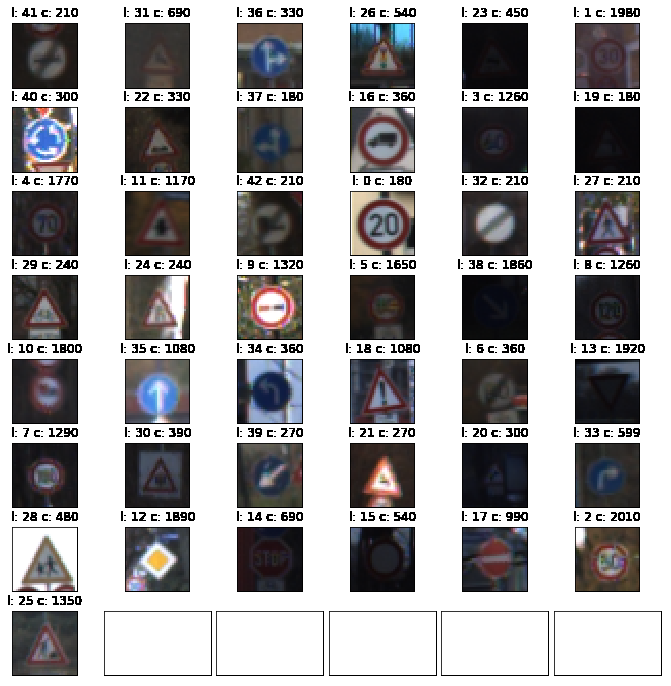
#> input picture feature_examples.png, 671 x 686 px
$ python -i preprocessing.py   (imports and definitions only)   (older library calls are emulated)
#> lines starting #> are read from the running program, lines starting #| are printed output that depends on the picture; after the words box and inside, x2 and y2 are one past the last pixel; in counts of white or black regions, pixels touching at a corner belong together
from PIL import Image
# from cv2 import getPerspectiveTransform, warpPerspective
import cv2
import numpy as np

def hello():
    print('hello')

# crop the image using the margin format that keras.cropping2D uses.
# makes it simpler to port the cropping configurations.
# https://keras.io/layers/convolutional/#cropping2d
# http://matthiaseisen.com/pp/patterns/p0202/
# [66 lines left out: functions crop_like_keras_crop2D, warp, dir_threshold, mag_thresh, not called in this run]

def abs_sobel_thresh(img, orient='x', sobel_kernel=3, thresh_min=0, thresh_max=255):
    # Grayscale
#> called with orient = 'x', sobel_kernel = 3, thresh_min = 0, thresh_max = 255
    gray = cv2.cvtColor(img, cv2.COLOR_RGB2GRAY)
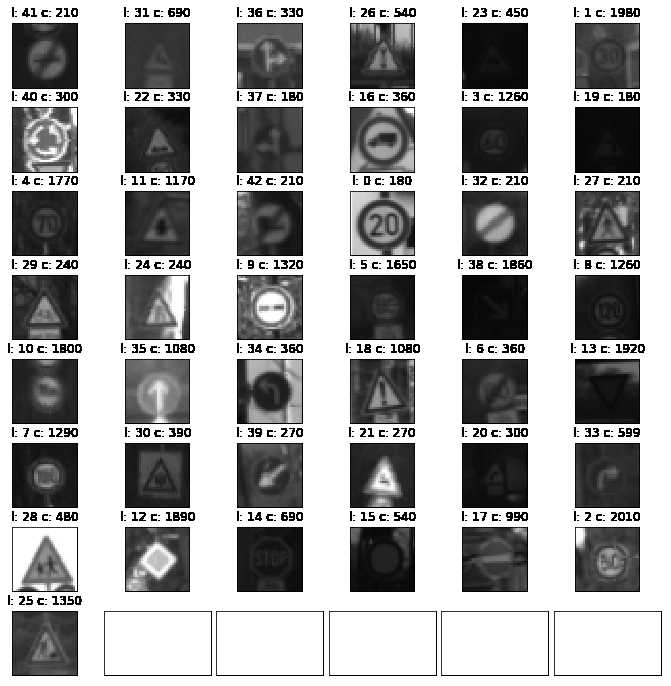
#> gray: shape (686, 671); min 0, max 255, mean 170.3
    # Apply cv2.Sobel()
    sobelx = cv2.Sobel(gray, cv2.CV_64F, 1, 0, ksize=sobel_kernel)
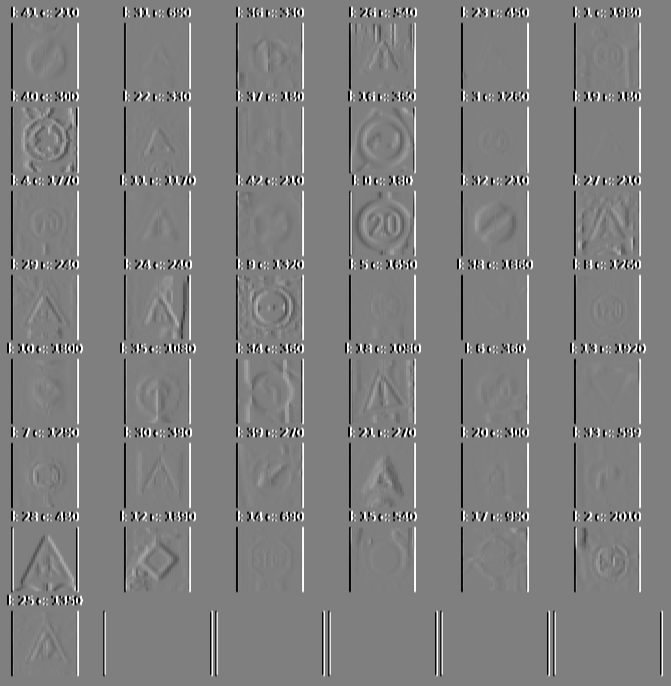
#> sobelx: shape (686, 671) float64; min -1020, max 1020, mean 0; drawn with min black and max white
    sobely = cv2.Sobel(gray, cv2.CV_64F, 0, 1, ksize=sobel_kernel)
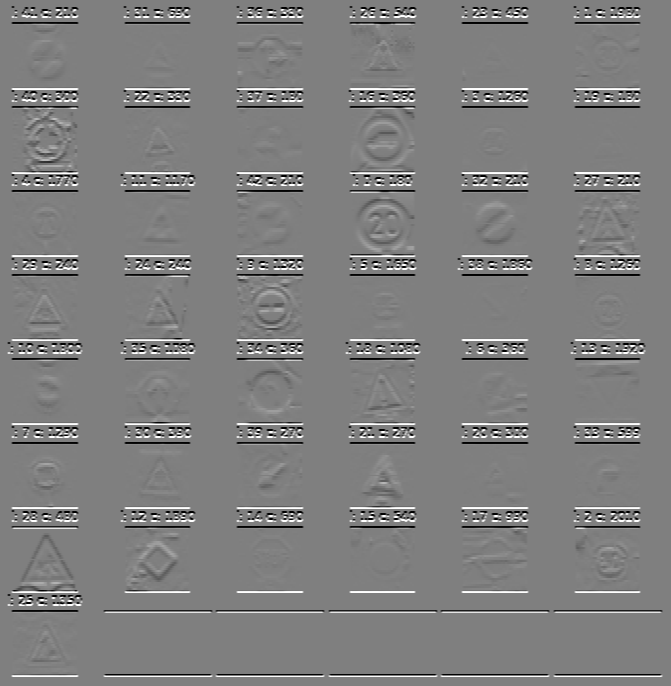
#> sobely: shape (686, 671) float64; min -1020, max 1020, mean 0; drawn with min black and max white
    if orient == 'x':
        # Take the absolute value of the output from cv2.Sobel()
        abs_sobel = np.absolute(sobelx)
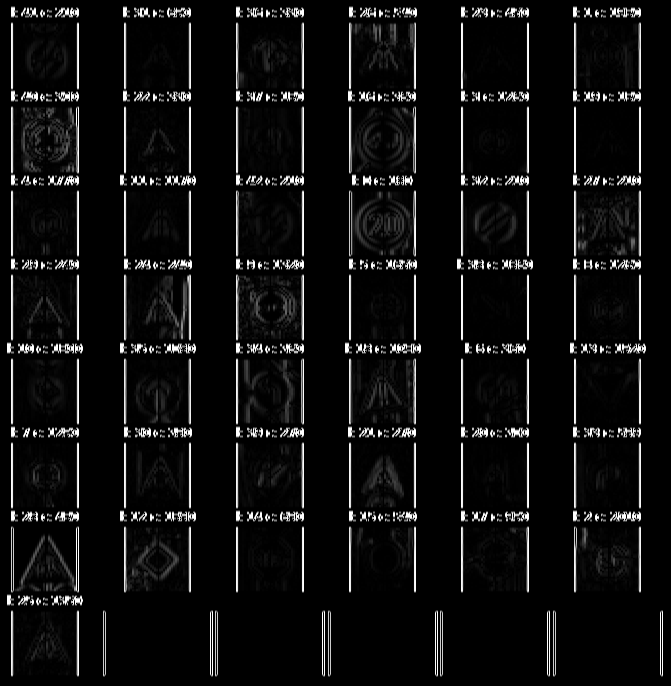
#> abs_sobel: shape (686, 671) float64; min 0, max 1020, mean 63.1; drawn with min black and max white
    else:
        abs_sobel = np.absolute(sobely)
    # Scale the result to an 8-bit range (0-255)
    scaled_sobel = np.uint8(255*abs_sobel/np.max(abs_sobel))
    # Apply lower and upper thresholds
    thresh_min = 20
    thresh_max = 100
    # Create binary_output
    sxbinary = np.zeros_like(scaled_sobel)
    sxbinary[(scaled_sobel >= thresh_min) & (scaled_sobel <= thresh_max)] = 1
    return sxbinary

# [13 lines left out: function image_process, not called in this run]

>>> import cv2
>>> picture = cv2.cvtColor(cv2.imread('feature_examples.png'), cv2.COLOR_BGR2RGB)
>>> result = abs_sobel_thresh(picture)
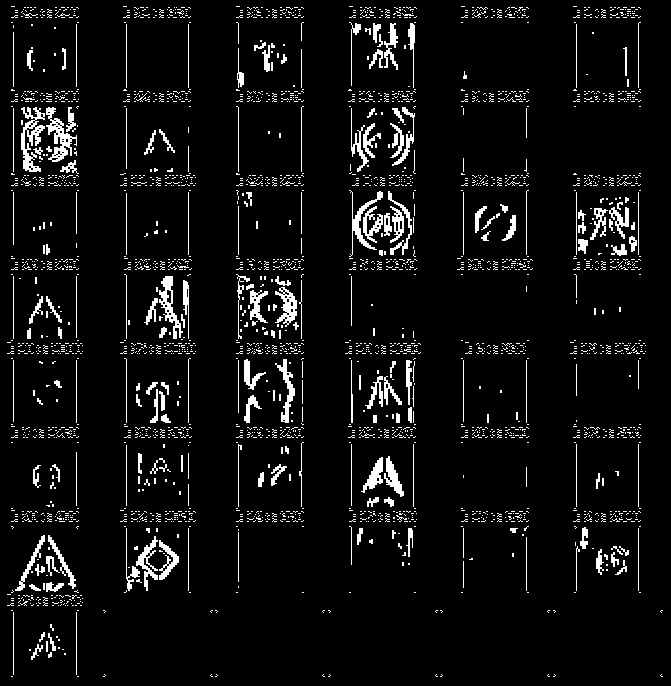
#> result: shape (686, 671); values 0 (black) and 1 (white), 6% white; 2657 white regions (2463 under 20 px), largest, box (x1, y1, x2, y2) and area: (21, 107, 45, 172) 712, (46, 107, 77, 162) 623, (159, 276, 183, 339) 512

$ run again, on visualize_cnn.png
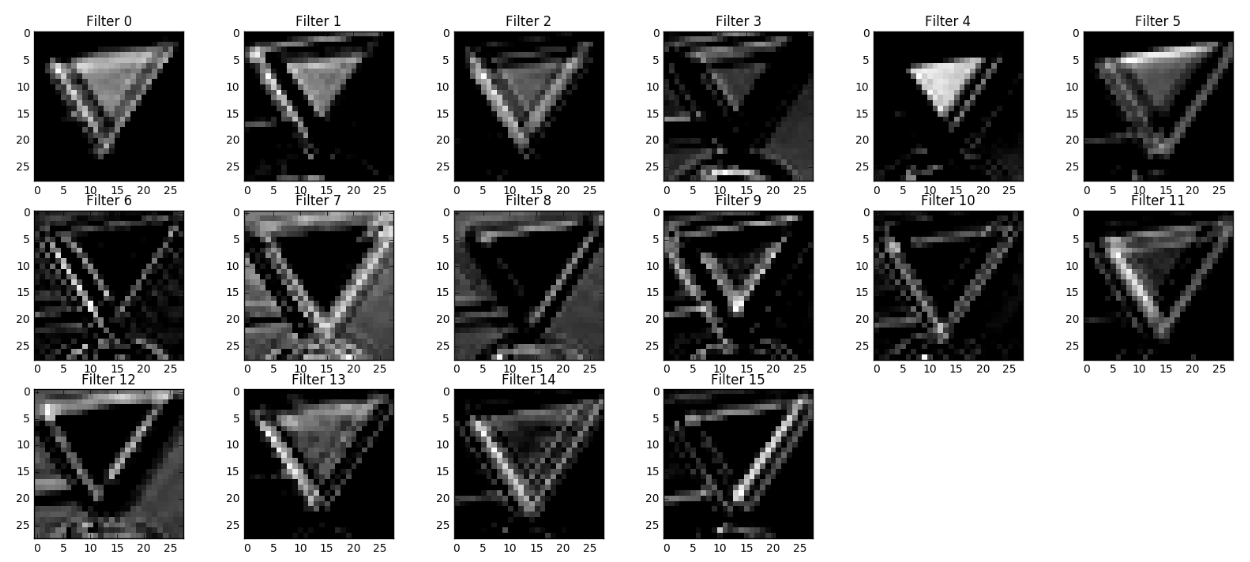
#> input picture visualize_cnn.png, 1250 x 562 px
#> picture is the input picture: shape (562, 1250, 3); min 0, max 255, mean 138.1
#> in abs_sobel_thresh, `sobely = cv2.Sobel(gray, cv2.CV_64F, 0, 1, ksize=sobel_kernel)`:
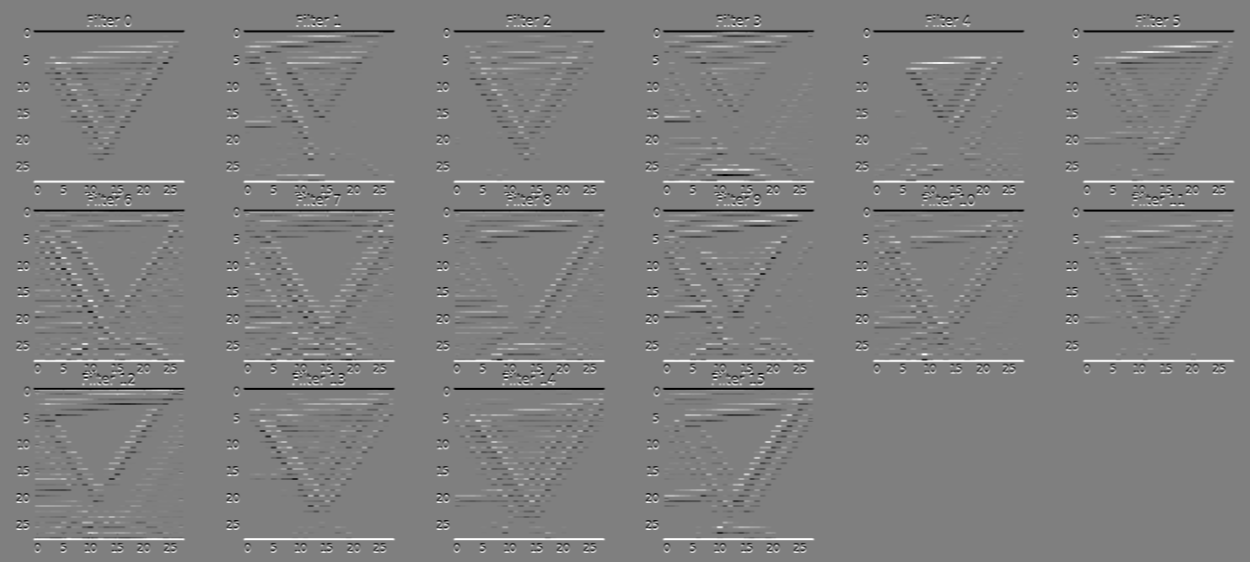
#> sobely: shape (562, 1250) float64; min -1020, max 1020, mean 0; drawn with min black and max white
#> `result = abs_sobel_thresh(picture)`:
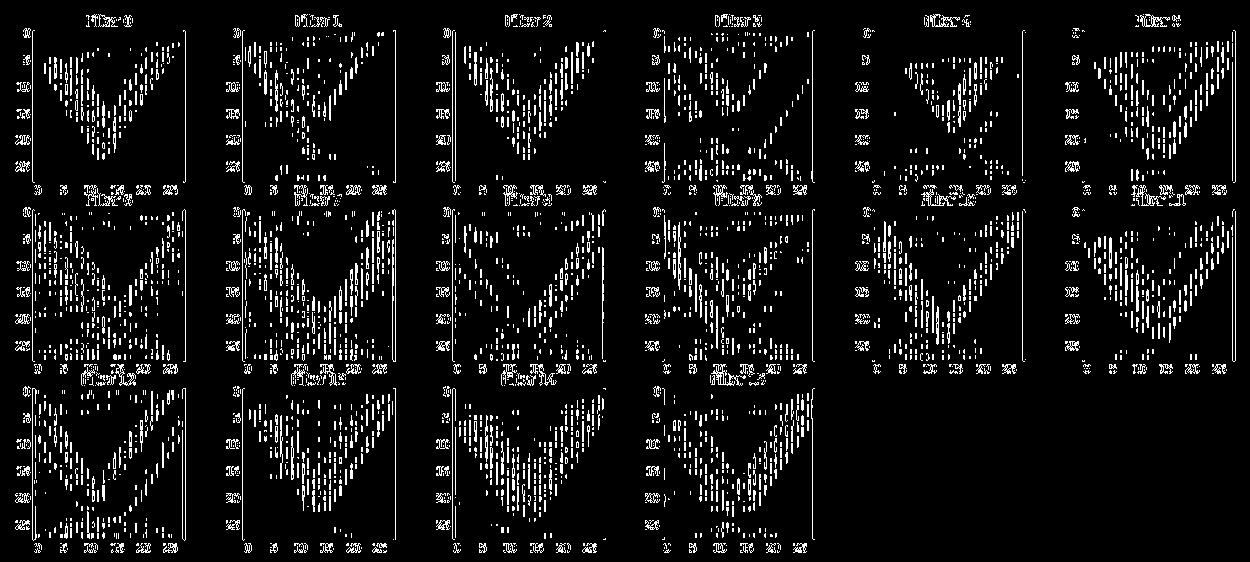
#> result: shape (562, 1250); values 0 (black) and 1 (white), 7.9% white in thin lines or dots
